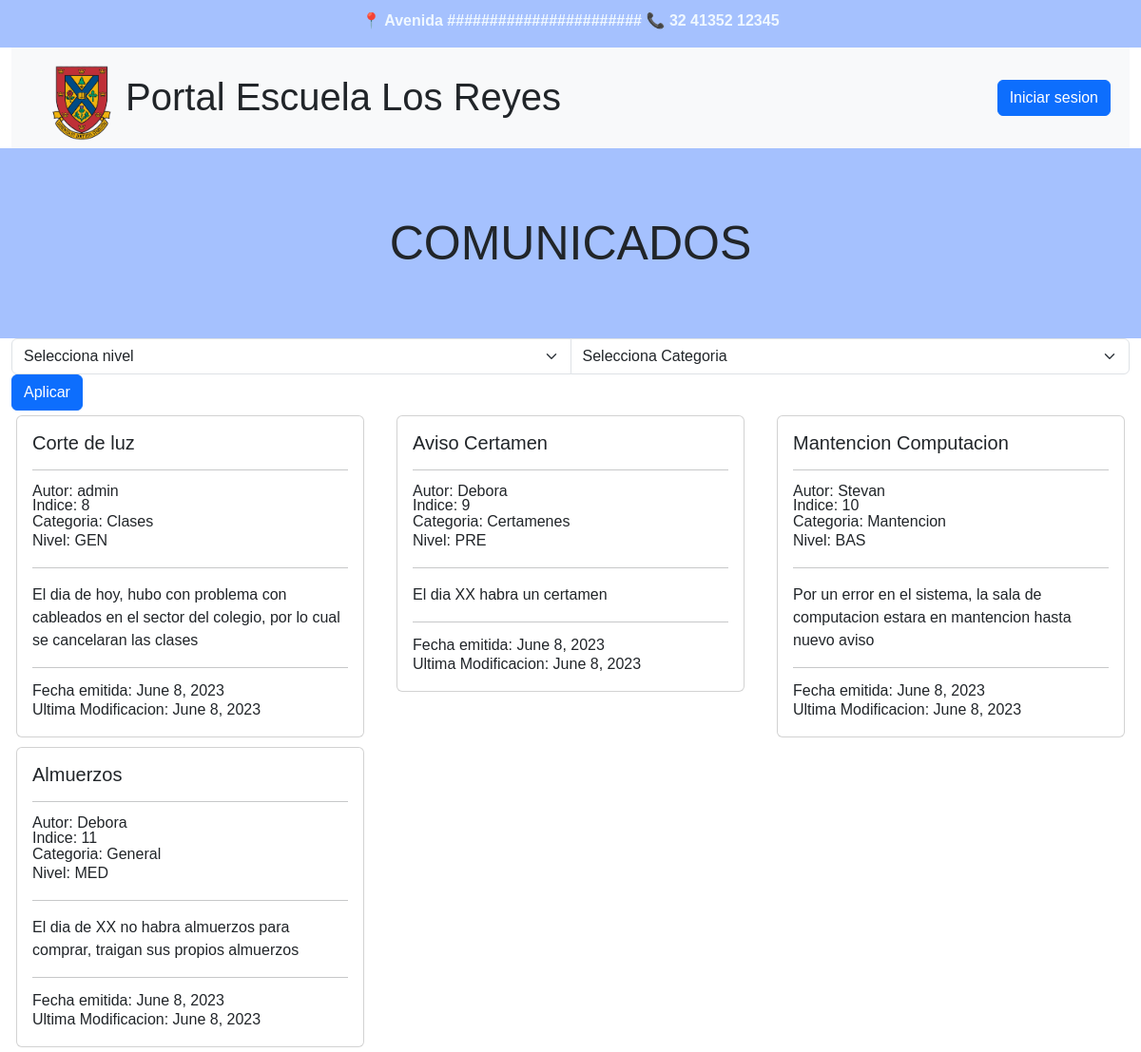
The page / on the database its author committed.
### core/models.py (models this page shows, shortened)
class Comunicado(models.Model):
    NIVEL_CHOICES = [
    ("GEN", "General"),
    ("PRE", "Ciclo Preescolar"),
    ("BAS", "Ciclo Basico"),
    ("MED", "Ciclo Medio"),
]
    titulo= models.CharField(max_length=30)
    detalle= models.CharField(max_length=128)
    nivel= models.CharField(max_length=3, choices=NIVEL_CHOICES)
    fkcategoria= models.ForeignKey(Categoria, on_delete=models.CASCADE)
    fecha_emision= models.DateField()
    fecha_modificacion= models.DateField()
    usuario = models.ForeignKey(User, on_delete=models.CASCADE, null=True, default=None)

class Categoria(models.Model):
    nombre = models.CharField(max_length=30)
    descripcion = models.CharField(max_length=128)
    def __str__(self):
        return self.nombre

### core/views.py (the view)
# urls.py: 2. Add a URL to urlpatterns:  path('', views.home, name='home')
def home(request):
    nivel = request.GET.get('nivel', None)
    categorias = request.GET.get('categoria', None)
    comunicados = Comunicado.objects.all()
    comunicados = Comunicado.objects.order_by('-fecha_emision')
    categoria = Categoria.objects.all()
    if nivel:
        comunicados = comunicados.filter(nivel=nivel)
    if categorias:
        comunicados = comunicados.filter(fkcategoria=categorias)
    data = {
        'comunicados': comunicados,
        'categorias': categoria
    }
    return render(request,'core/home.html',data)

### core/templates/core/home.html (shortened to what this page needs)
{% load static %}
<!DOCTYPE html>
<html lang="en">
  <head>
    <link
      href="https://cdn.jsdelivr.net/npm/bootstrap@5.3.0-alpha2/dist/css/bootstrap.min.css"
      rel="stylesheet"
>
  </head>
  <body>
    <div class="container-fluid">
      <div class="row primero">
        <div class="col"> <p id="blanco"> 📍 Avenida ####################### 📞
            32 41352 12345 </p></div>
      </div>
      <nav class="navbar navbar-expand-lg bg-body-tertiary">
        <div class="container-fluid">
          <div class="collapse navbar-collapse" id="navbarSupportedContent">
            <ul class="navbar-nav me-auto mb-2 mb-lg-0">
              <li class="nav-item">
                <img id="logo" src='{% static "img/logo_final.png" %}'
                  height="80px">
              </li>
              <li class="nav-item">
                <h1 style="margin-top:20px">Portal Escuela Los Reyes</h1>
              </li>
            </ul>
            <div class="d-grid gap-2 d-md-flex justify-content-md-end">
              <button class="btn btn-primary me-md-2" type="button"> <a
                  href="/admin">Iniciar sesion</a></button>
            </div>
          </div>
        </div>
      </nav>
      <div class="row tercero">
        <div class="col comunicado"> <h2> COMUNICADOS</h2></div>
      </div>
      <div class="row">
        <form class="form">
          <div class="input-group" method="GET">
            <select name="nivel" class="form-select"
              aria-label="Default select example">
              <option value>Selecciona nivel</option>
            </select>
            <select name="categoria" class="form-select"
              aria-label="Default select example">
              <option value>Selecciona Categoria</option>
            </select>
          </div>
          <div class="input-group-append">
            <button class="btn btn-primary" type="submit">Aplicar</button>
          </div>
        </form>
      </div>
      <div class="row cuarto">
        {% if comunicados%}
        {% for comunic in comunicados %}
        <div class="col-4">
          <div class="card" style="margin:5px">
            <div class="card-body">
              <h5 class="card-title">{{ comunic.titulo}} </h5>
              <hr />
              <h6 class="card-subtitle">Autor: {{comunic.usuario}}</h6>
              <h6 class="card-subtitle">Indice: {{comunic.id}}</h6>
              <p class="card-subtitle">Categoria: {{ comunic.fkcategoria}}</p>
              <p class="card-subtitle">Nivel: {{ comunic.nivel}}</p>
              <hr />
              <p class="card-text"> {{comunic.detalle}}</p>
              <hr />
              <p class="card-subtitle">Fecha emitida: {{ comunic.fecha_emision}}</p>
              <p class="card-subtitle">Ultima Modificacion: {{comunic.fecha_modificacion}}</p>
            </div>
          </div>
        </div>
        {% if forloop.counter|divisibleby:3 %}</div><div class="row">{%endif%}
        {% if forloop.last %}</div>{%endif%}
      {% endfor %}
      {% else %}
      <div class="alert alert-danger"> No hay comunicados</div>
      {% endif %}
    </div>
  </body>
</html>

### core/static/css/temas.css (style rules this page uses)
a { color: #FFFF; text-decoration: none; }
body { font-family: Arial; }
#blanco { margin-top: 10px; font-weight: bold; color:aliceblue }
#logo { margin-top: 10px; }
.primero { width:100vw ; height: 50px ; text-align: center; background-color: #A5C1FE }
.tercero { width: 100vw; height: 200px; background-color: #A5C1FE }
.cuarto { width: 100vw; background-color: #FFFF }
.comunicado { margin-top: 70px; text-align: center; font-weight: 100; }
h2 { font-size: 50px }

### rows shown on the page
Comunicado: titulo "Corte de luz", usuario "admin", id "8", fkcategoria "Clases", nivel "GEN", detalle "El dia de hoy, hubo con problema con cableados en el sector del colegio, por lo cual se cancelaran las clases", fecha_emision "June 8, 2023", fecha_modificacion "June 8, 2023"
Comunicado: titulo "Aviso Certamen", usuario "Debora", id "9", fkcategoria "Certamenes", nivel "PRE", detalle "El dia XX habra un certamen", fecha_emision "June 8, 2023", fecha_modificacion "June 8, 2023"
Comunicado: titulo "Mantencion Computacion", usuario "Stevan", id "10", fkcategoria "Mantencion", nivel "BAS", detalle "Por un error en el sistema, la sala de computacion estara en mantencion hasta nuevo aviso", fecha_emision "June 8, 2023", fecha_modificacion "June 8, 2023"
Comunicado: titulo "Almuerzos", usuario "Debora", id "11", fkcategoria "General", nivel "MED", detalle "El dia de XX no habra almuerzos para comprar, traigan sus propios almuerzos", fecha_emision "June 8, 2023", fecha_modificacion "June 8, 2023"
